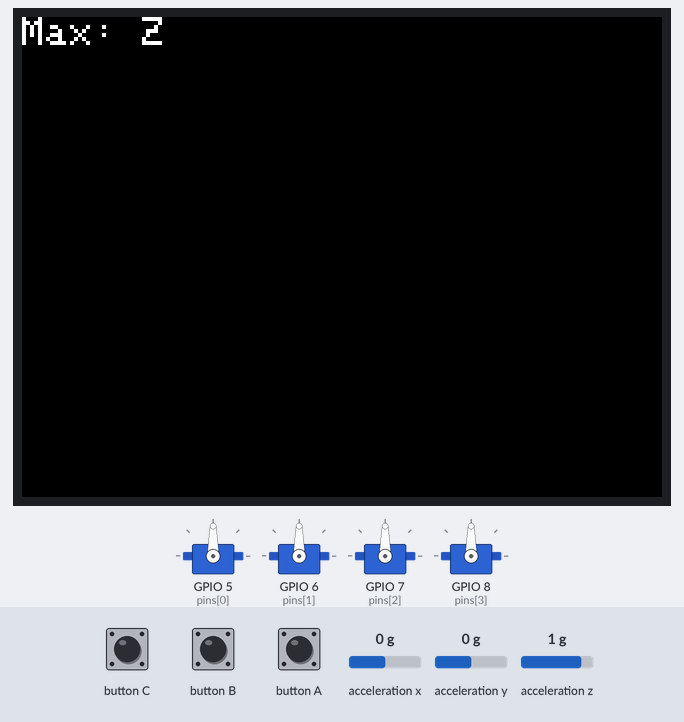
Bench run of a program on a simulated ESP32-S3. Parts: 320×240 colour display, 4 × servo. Inputs (shaded band) come from the test bench; at power-on: acceleration z 1 g, acceleration x 0 g, acceleration y 0 g.

Above: at 1.3 s.
1.4 s: acceleration z set to -1.4 g
4.5 s: acceleration x set to -1.2 g
6.0 s: acceleration x set to -1.5 g
9.1 s: button C pressed for 1 s
At 14.7 s:
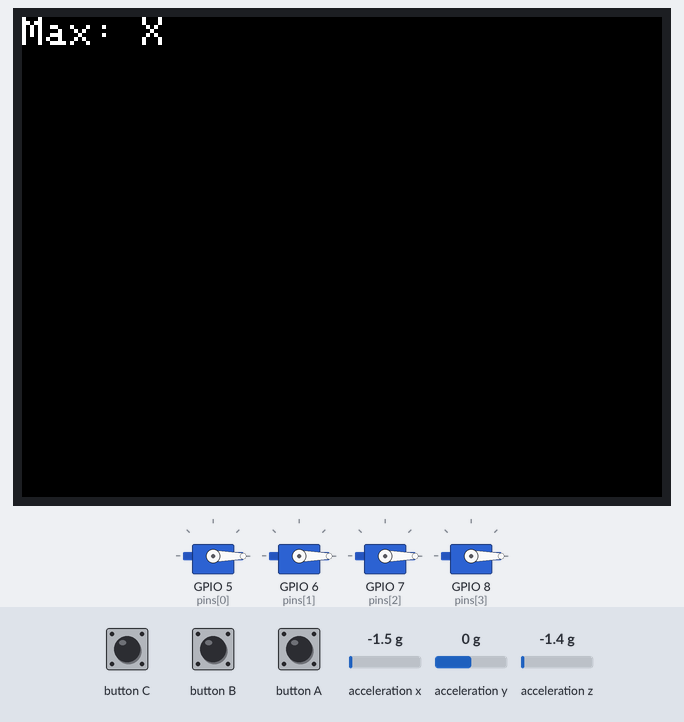
14.9 s: acceleration x set to -0.8 g
At 16.58 s:
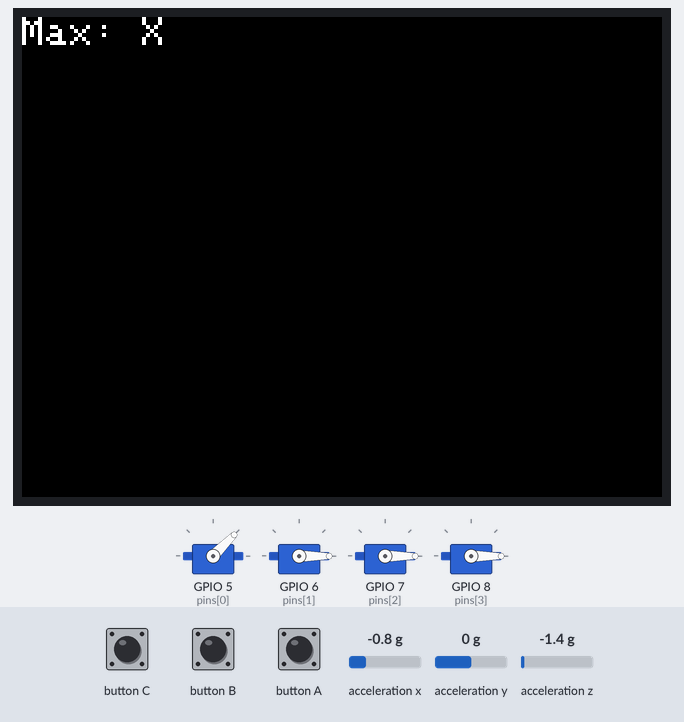
18.0 s: acceleration y set to -1.4 g
At 18.41 s:
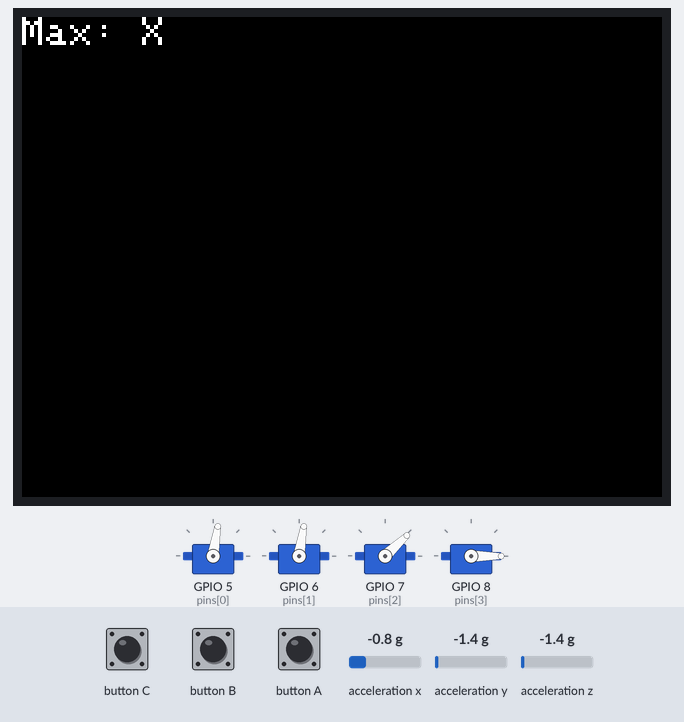
At 24.45 s:
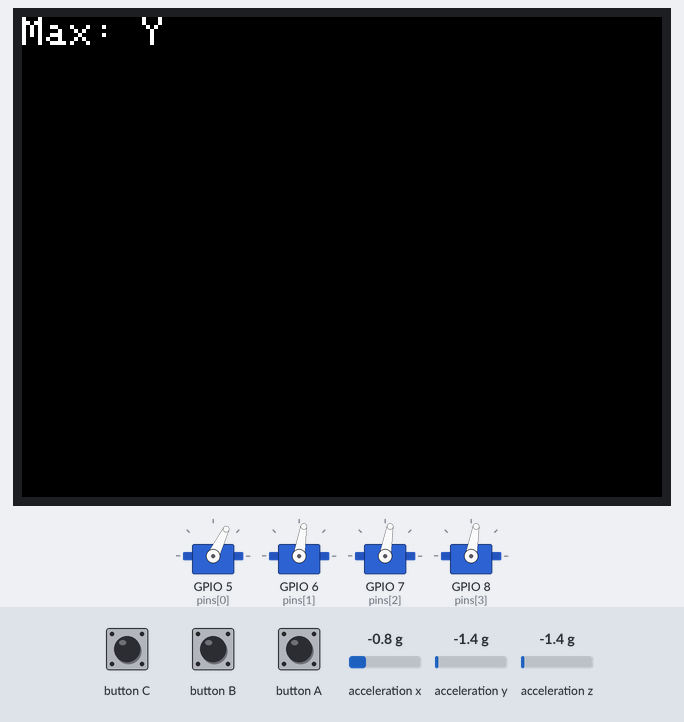
Timing chart, 0 to 26.1 s (numbered marks = the images above; inputs shaded):
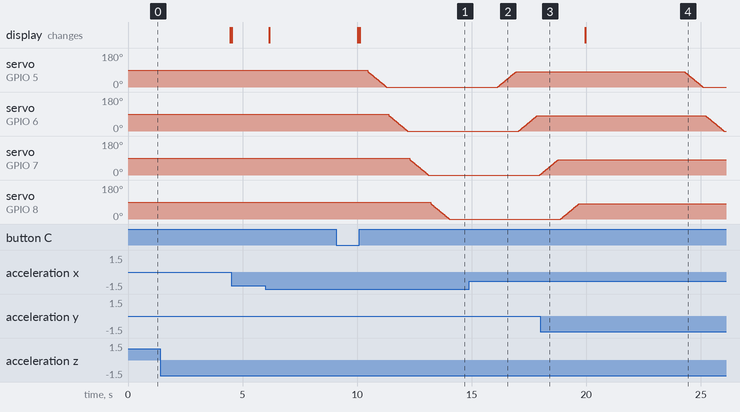

The program:

main.cpp
```cpp
#include <M5Unified.h>
#include <ESP32Servo.h>

Servo sv1, sv2, sv3, sv4;
constexpr int pins[4] = {5, 6, 7, 8};
constexpr int minUs = 500, maxUs = 2400;

float ax, ay, az;
const char* prevA = "";
unsigned long stTime = 0;
constexpr unsigned long stDur = 4000;

void moveOneByOne(const int fromDeg[4], const int toDeg[4], const uint16_t dly[4]) {
  Servo* s[4] = {&sv1, &sv2, &sv3, &sv4};
  for (int i = 0; i < 4; ++i) {
    int step = (toDeg[i] > fromDeg[i]) ? 1 : -1;
    for (int p = fromDeg[i]; p != toDeg[i] + step; p += step) {
      s[i]->write(p);
      delay(dly[i]);
    }
    delay(100);
  }
}

const char* maxAxis(float& m) {
  m = ax; const char* a = "X";
  if (abs(ay) > abs(m)) { m = ay; a = "Y"; }
  if (abs(az) > abs(m)) { m = az; a = "Z"; }
  return a;
}

bool stable(const char* a) {
  if (a == prevA) {
    if (!stTime) stTime = millis();
    else if (millis() - stTime >= stDur) return true;
  } else stTime = 0;
  prevA = a;
  return false;
}

void setup() {
  auto cfg = M5.config(); M5.begin(cfg);

  // ★ 画面初期化（大きめフォントに）
  M5.Display.setTextSize(2);
  M5.Display.setCursor(0, 0);

  sv1.setPeriodHertz(50); sv1.attach(pins[0], minUs, maxUs);
  sv2.setPeriodHertz(50); sv2.attach(pins[1], minUs, maxUs);
  sv3.setPeriodHertz(50); sv3.attach(pins[2], minUs, maxUs);
  sv4.setPeriodHertz(50); sv4.attach(pins[3], minUs, maxUs);

  if (!M5.Imu.begin()) {
    M5.Display.println("IMU Init Failed!");
    while (1) delay(1000);
  }
}

void loop() {
  M5.update();
  M5.Imu.getAccel(&ax, &ay, &az);

  float m; const char* a = maxAxis(m);

  // ★ ここで画面更新：軸名だけを表示
  M5.Display.clear();
  M5.Display.setCursor(0, 0);
  M5.Display.printf("Max: %s", a);

  if (stable(a) && !(a == "Z" && m < 0)) {
    int start[4] = {81, 81, 80, 80};
    int goal[4]  = { 0,  0,  0,  0};
    uint16_t spd[4] = {10, 10, 10, 10};
    moveOneByOne(start, goal, spd);
    delay(2000);
    moveOneByOne(goal, start, spd);
  }
  delay(100);
}
```

Measured:
- after the input at 18.0 s, servo on GPIO 5 (pins[0]): moves from 81° to 0° over 0.80 s, starting after 6.3 s; servo on GPIO 6 (pins[1]): moves from 81° to 0° over 0.80 s, starting after 7.2 s; the display: changes after 2.0 s (image 4)
